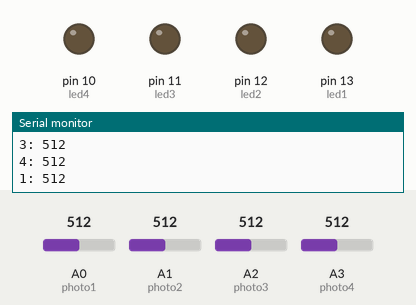
A sketch run on a simulated Arduino Uno, built with avr-gcc and run on an emulated ATmega328P. Shown: output pins drawn as LEDs (lit = HIGH), the last lines printed to the serial monitor. The inputs (shaded band) are chosen by the test bench; at power-on: A0 (photo1) = 512, A1 (photo2) = 512, A2 (photo3) = 512, A3 (photo4) = 512.

Above: at 1.2 s.
1.3 s: A0 (photo1) set to 654
3.5 s: A0 (photo1) set to 674
At 5.3 s:
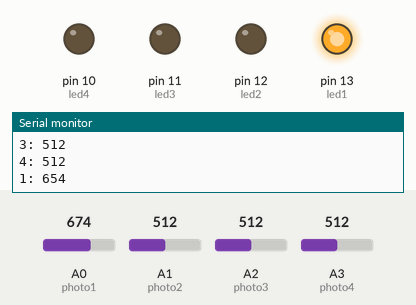
6.5 s: A1 (photo2) set to 539
9.0 s: A1 (photo2) set to 569
Timing chart, 0 to 12.0 s (numbered marks = the images above; inputs shaded):
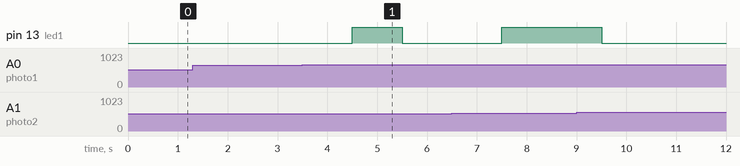

Measured:
- the behaviour switches between 661 and 662 on A0 (photo1) (found by bisection; images 0 and 1)
- after the input at 3.5 s, pin 13 (led1): LOW → HIGH after 1.0 s, → LOW 1.0 s later

The sketch:

simonSays.ino
```cpp
int colors[100];
int possition = 0;
int photo1 = 0;
int photo2 = 1;
int photo3 = 2;
int photo4 = 3;
int count = 1;
int led1 = 13;
int led2 = 12;
int led3 = 11;
int led4 = 10;
boolean run = true;

void setup(){
  Serial.begin(9600);
  for(int i = 10; i < 14; i ++){
    pinMode(i, OUTPUT);
  }
}

void loop(){
  while(run){
    for(int i = 0; i<count; i++){
      record(possition);
      delay(1000);
      possition++;
    }
    for(int i = 0; i<count; i++){
      if (colors[i]==1){
        digitalWrite(led1, HIGH);
        delay(1000);
        digitalWrite(led1, LOW);
      }
      if (colors[i]==2){
        digitalWrite(led2, HIGH);
        delay(1000);
        digitalWrite(led2, LOW);
      }
      if (colors[i]==3){
        digitalWrite(led3, HIGH);
        delay(1000);
        digitalWrite(led3, LOW);
      }
      if (colors[i]==4){
        digitalWrite(led4, HIGH);
        delay(1000);
        digitalWrite(led4, LOW);
      }
    }
    possition = 0;
    count++;
    /*if(count > 4){
     run = false;
     }*/
  }

}

void record(int poss){
  boolean run = true;
  while(true){
    Serial.print("1: ");
    Serial.println(analogRead(photo1));
    if (analogRead(photo1) >= ave(photo2, photo3, photo4)){
      colors[poss] = 1;
      break;
    }
    Serial.print("2: ");
    Serial.println(analogRead(photo2));
    if (analogRead(photo2) >= ave(photo1, photo3, photo4)){
      colors[poss] = 2;
      break;
    }
    Serial.print("3: ");
    Serial.println(analogRead(photo3));
    if (analogRead(photo3) >= ave(photo1, photo2, photo4)){
      colors[poss] = 3;
      break;
    }
    Serial.print("4: ");
    Serial.println(analogRead(photo4));
    if (analogRead(photo4) >= ave(photo1, photo2, photo3)){
      colors[poss] = 4;
      break;
    }
  }
};

int ave(int a, int b, int c){
  int sum = analogRead(a) + analogRead(b) + analogRead(c);
  return (sum/3)+150;
};
```
